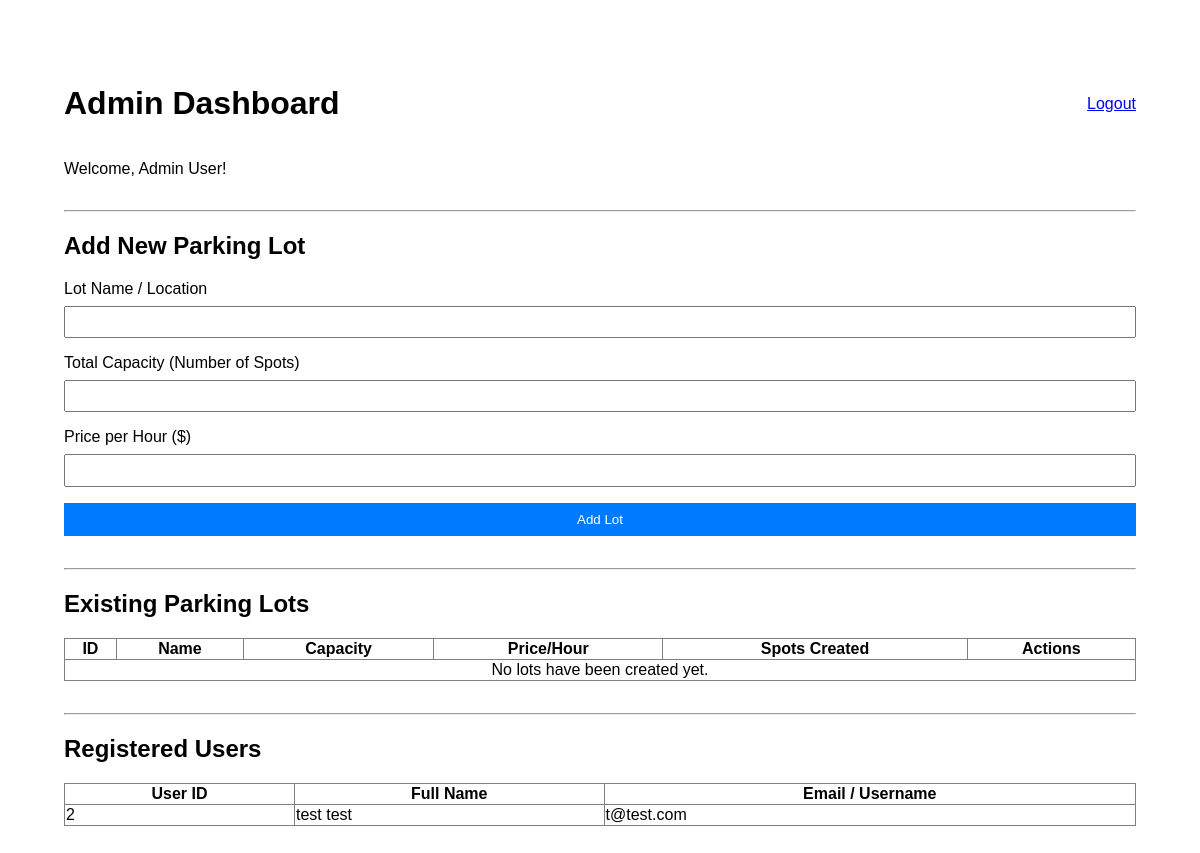
The app's page /admin/dashboard (signed in), older data.
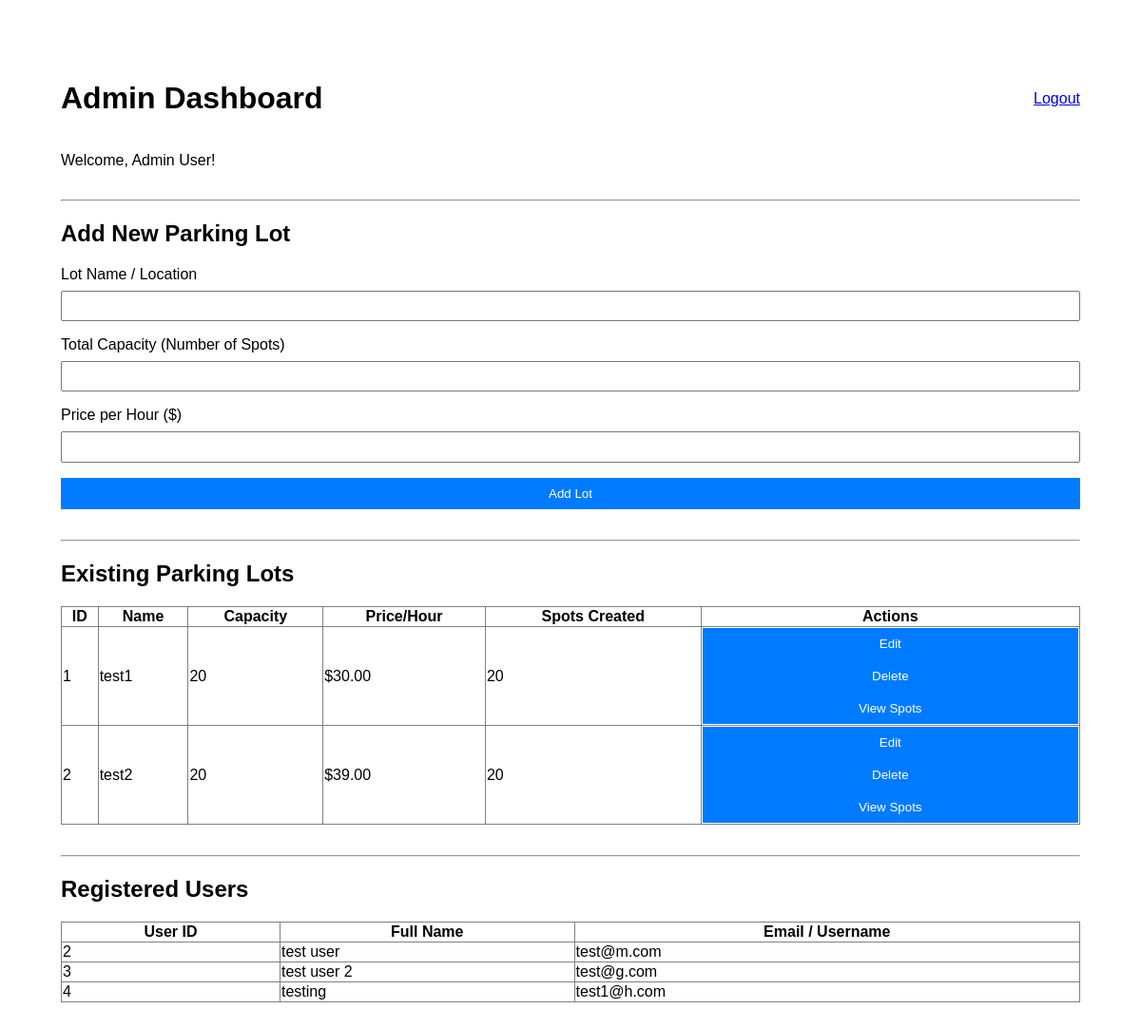
The same page, newer data.
### models/models.py (models this page shows)
class User(db.Model, UserMixin):
    id = db.Column(db.Integer, primary_key=True)
    username = db.Column(db.String(80), unique=True, nullable=False)
    password = db.Column(db.String(255), nullable=False)
    full_name = db.Column(db.String(150))
    role = db.Column(db.String(50), default='user') # Differentiates between user and admin
    reservations = db.relationship('Reservation', backref='user', lazy=True)

class ParkingLot(db.Model):
    id = db.Column(db.Integer, primary_key=True)
    name = db.Column(db.String(100), nullable=False)
    capacity = db.Column(db.Integer, nullable=False)
    price_per_hour = db.Column(db.Float, nullable=False)
    spots = db.relationship('ParkingSpot', backref='lot', lazy=True, cascade="all, delete-orphan")

### controllers/controllers.py (the view)
@app.route('/admin/dashboard')
@login_required
@role_required('admin')
def admin_dashboard():
    lots = ParkingLot.query.order_by(ParkingLot.id).all()
    users = User.query.filter_by(role='user').all()
    return render_template('admin_dashboard.html', lots=lots, users=users)

### app.py (called while the page is built)
@login_manager.user_loader
def load_user(user_id):
    return User.query.get(int(user_id))

### controllers/controllers.py (called while the page is built)
def role_required(role):
    def wrapper(fn):
        @wraps(fn)
        def decorated_view(*args, **kwargs):
            if not current_user.is_authenticated or current_user.role != role:
                flash("You do not have permission to access this page.")
                return redirect(url_for('login'))
            return fn(*args, **kwargs)
        return decorated_view
    return wrapper

### templates/admin_dashboard.html (shortened to what this page needs)
{% extends 'base.html' %}
{% block content %}
<div style="max-width: 1200px; margin: auto; padding: 2em;">
    <div style="display: flex; justify-content: space-between; align-items: center;">
        <h1>Admin Dashboard</h1>
        <a href="{{ url_for('logout') }}">Logout</a>
    </div>
    <p>Welcome, {{ current_user.full_name }}!</p>
    <hr style="margin-top: 2em;">
    <h2>Add New Parking Lot</h2>
    <form method="POST" action="{{ url_for('add_lot') }}">
        <div class="form-group">
            <label for="name">Lot Name / Location</label>
            <input type="text" id="name" name="name" required>
        </div>
        <div class="form-group">
            <label for="capacity">Total Capacity (Number of Spots)</label>
            <input type="number" id="capacity" name="capacity" min="1" required>
        </div>
        <div class="form-group">
            <label for="price">Price per Hour ($)</label>
            <input type="number" id="price" name="price" step="0.01" min="0" required>
        </div>
        <button type="submit">Add Lot</button>
    </form>
    <hr style="margin-top: 2em;">
    <h2>Existing Parking Lots</h2>
    <table border="1" style="width: 100%; border-collapse: collapse; margin-top: 1em;">
        <thead>
            <tr>
                <th>ID</th>
                <th>Name</th>
                <th>Capacity</th>
                <th>Price/Hour</th>
                <th>Spots Created</th>
                <th>Actions</th>
            </tr>
        </thead>
        <tbody>
            {% if lots %}
                {% for lot in lots %}
                <tr>
                    <td>{{ lot.id }}</td>
                    <td>{{ lot.name }}</td>
                    <td>{{ lot.capacity }}</td>
                    <td>${{ "%.2f"|format(lot.price_per_hour) }}</td>
                    <td>{{ lot.spots|length }}</td> <td>
                        <a href="{{ url_for('edit_lot', lot_id=lot.id) }}">
                            <button type="button">Edit</button>
                        </a>
                        <form method="POST" action="{{ url_for('delete_lot', lot_id=lot.id) }}" style="display: inline;" onsubmit="return confirm('Are you sure you want to delete {{ lot.name }} lot and all its {{lot.spots|length}} spots?');">
                            <button type="submit">Delete</button>
                        </form>
                        <a href="{{ url_for('view_lot_spots', lot_id=lot.id) }}">
                            <button type="button">View Spots</button>
                        </a>
                    </td>
                </tr>
                {% endfor %}
            {% else %}
            <tr>
                <td colspan="6" style="text-align: center;">No lots have been created yet.</td>
            </tr>
            {% endif %}
        </tbody>
    </table>
    <hr style="margin-top: 2em;">
    <h2>Registered Users</h2>
    <table border="1" style="width: 100%; border-collapse: collapse; margin-top: 1em;">
        <thead>
            <tr>
                <th>User ID</th>
                <th>Full Name</th>
                <th>Email / Username</th>
            </tr>
        </thead>
        <tbody>
            {% if users %}
                {% for user in users %}
                <tr>
                    <td>{{ user.id }}</td>
                    <td>{{ user.full_name }}</td>
                    <td>{{ user.username }}</td>
                </tr>
                {% endfor %}
            {% else %}
            <tr>
                <td colspan="3" style="text-align: center;">No users have registered yet.</td>
            </tr>
            {% endif %}
        </tbody>
    </table>
</div>
{% endblock %}

### templates/base.html (shortened to what this page needs)
<!DOCTYPE html>
<html lang="en">
<head>
</head>
<body>
    {% block content %}{% endblock %}
</body>
</html>

### templates/base.html (style rules this page uses)
body { font-family: sans-serif; margin: 2em; }
.form-group { margin-bottom: 1em; }
label { display: block; margin-bottom: 0.5em; }
input { width: 100%; padding: 0.5em; box-sizing: border-box; }
button { width: 100%; padding: 0.7em; background-color: #007bff; color: white; border: none; cursor: pointer; }

Row changes from the older to the newer data that the page shows:
added ParkingLot: id "1", name "test1", capacity "20", price_per_hour "30.00", spots|length "20"
added ParkingLot: id "2", name "test2", capacity "20", price_per_hour "39.00", spots|length "20"
changed User id 2: full_name "test test" → "test user"; username "t@test.com" → "test@m.com"
added User: id "3", full_name "test user 2", username "test@g.com"
added User: id "4", full_name "testing", username "test1@h.com"
Text that changed along with them:
text no longer shown: "No lots have been created yet."
